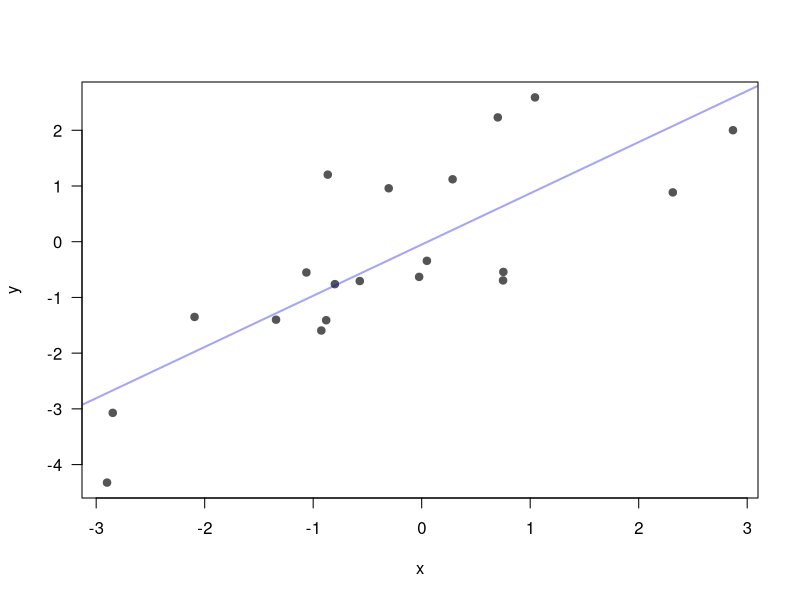
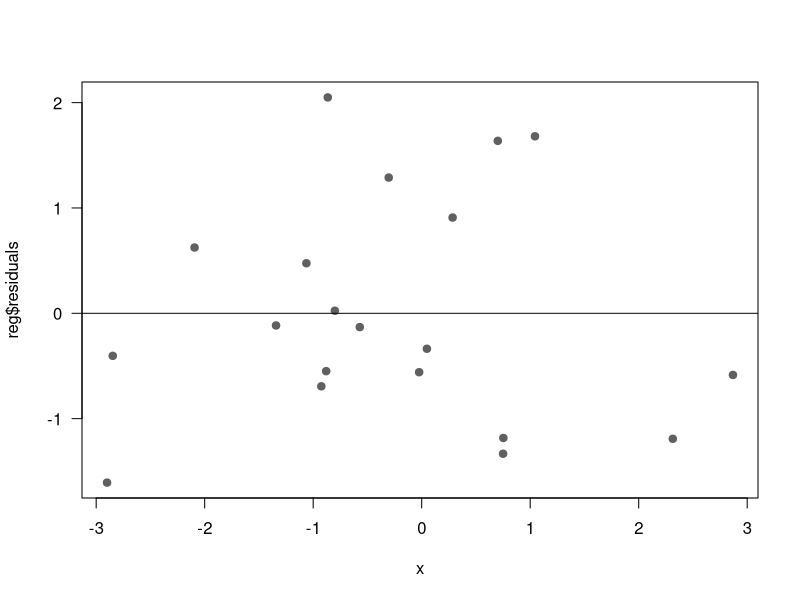

Write R code to recreate these figures, in order.
# Regression analysis of two random vectors

# random data
x <- rnorm(20)
y <- x + rnorm(20)

# regression line
reg <- lm(y ~ x)

# scatter diagram with fitted regression line
png('scatterplot.png')
plot(x, y, las = 1, pch = 19, col = "#555555")
abline(reg, col = "#0000DD59", lwd = 2)
dev.off()

# residuals plot
png('residuals_plot.png')
plot(x, reg$residuals, las = 1, pch = 19, col = "#606060")
abline(h = 0)
dev.off()
